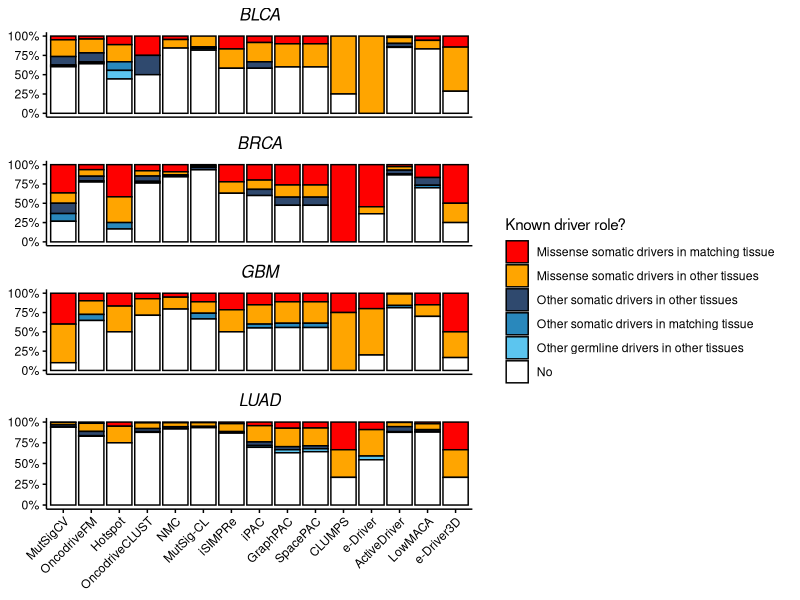

The R source for this figure:
library (ggplot2)
library (reshape)
library (gridExtra)

#THIS IS PART "E" OF THE PLOT

#THIS IS A FUNCTION THAT EXTRACTS THE LEGEND FROM A GGPLOT
#TOOK IT FROM https://github.com/hadley/ggplot2/wiki/Share-a-legend-between-two-ggplot2-graphs

g_legend<-function(a.gplot){
  tmp <- ggplot_gtable(ggplot_build(a.gplot))
  leg <- which(sapply(tmp$grobs, function(x) x$name) == "guide-box")
  legend <- tmp$grobs[[leg]]
  return(legend)}

#BLCA

pred.data <- read.table (file = "../raw_data/matrix_blca.txt", sep = "\t", header = TRUE, check.names = FALSE)
pred.melt <- melt (subset (pred.data, NPat > 4))
sub.analyze <- subset (pred.melt, !(variable %in% c ("NPat", "Group", "Detected")))

sub.analyze$AllDriver <- factor (sub.analyze$AllDriver, levels = c ("Missense somatic drivers in matching tissue",  "Missense somatic drivers in other tissues", "Other somatic drivers in other tissues", "Other somatic drivers in matching tissue", "Other germline drivers in other tissues", "No"))
sub.analyze$variable <- factor (sub.analyze$variable, levels = c ("MutSigCV", "OncodriveFM", "Hotspot", "OncodriveCLUST", "NMC", "MutSig-CL", "iSIMPRe", "iPAC", "GraphPAC", "SpacePAC", "CLUMPS", "e-Driver", "ActiveDriver", "LowMACA", "e-Driver3D"))

sub.blca.plot <- subset (sub.analyze, value < 0.05)
blca.plot <- ggplot (sub.blca.plot, aes (x = variable)) + geom_bar (position = "fill", aes (fill = AllDriver), color = "black") + theme (axis.text = element_text (color = "black"), axis.ticks.y = element_line (color = "black"), axis.ticks.x = element_blank(), axis.line.x = element_line (color = "black"), axis.line.y = element_line (color = "black"), panel.background = element_blank(), axis.text.x = element_blank(), legend.position = "none", axis.title = element_blank()) + scale_y_continuous (labels = scales::percent) + scale_fill_manual (values = c ("#FE0000", "orange","#2F496E", "#2988BC", "#5CC5EF", "white"), name = "Known driver role?") + ggtitle ("BLCA") + theme (plot.title = element_text (hjust = 0.5, size = 12, face = "italic"))

blca.legend <- ggplot (sub.blca.plot, aes (x = variable)) + geom_bar (position = "fill", aes (fill = AllDriver), color = "black") + theme (axis.text = element_text (color = "black"), axis.ticks = element_line (color = "black"), axis.line.x = element_line (color = "black"), axis.line.y = element_line (color = "black"), panel.background = element_blank(), axis.text.x = element_text (angle = 45, hjust = 1), legend.position = "right", axis.title = element_blank()) + scale_y_continuous (labels = scales::percent) + scale_fill_manual (values = c ("#FE0000", "orange","#2F496E", "#2988BC", "#5CC5EF", "white"), name = "Known driver role?") + ggtitle ("BLCA") + theme (plot.title = element_text (hjust = 0.5, size = 12, face = "italic"))
plot.legend <- g_legend (blca.legend)

#NOW BRCA

pred.data <- read.table (file = "../raw_data/matrix_brca.txt", sep = "\t", header = TRUE, check.names = FALSE)
pred.melt <- melt (subset (pred.data, NPat > 4))
sub.analyze <- subset (pred.melt, !(variable %in% c ("NPat", "Group", "Detected")))

sub.analyze$AllDriver <- factor (sub.analyze$AllDriver, levels = c ("Missense somatic drivers in matching tissue",  "Missense somatic drivers in other tissues", "Other somatic drivers in other tissues", "Other somatic drivers in matching tissue", "Other germline drivers in other tissues", "No"))
sub.analyze$variable <- factor (sub.analyze$variable, levels = c ("MutSigCV", "OncodriveFM", "Hotspot", "OncodriveCLUST", "NMC", "MutSig-CL", "iSIMPRe", "iPAC", "GraphPAC", "SpacePAC", "CLUMPS", "e-Driver", "ActiveDriver", "LowMACA", "e-Driver3D"))

sub.brca.plot <- subset (sub.analyze, value < 0.05)
brca.plot <- ggplot (sub.brca.plot, aes (x = variable)) + geom_bar (position = "fill", aes (fill = AllDriver), color = "black") + theme (axis.text = element_text (color = "black"), axis.ticks.y = element_line (color = "black"), axis.ticks.x = element_blank(), axis.line.x = element_line (color = "black"), axis.line.y = element_line (color = "black"), panel.background = element_blank(), axis.text.x = element_blank(), legend.position = "none", axis.title = element_blank()) + scale_y_continuous (labels = scales::percent) + scale_fill_manual (values = c ("#FE0000", "orange","#2F496E", "#2988BC", "#5CC5EF", "white"), name = "Known driver role?") + ggtitle ("BRCA") + theme (plot.title = element_text (hjust = 0.5, size = 12, face = "italic"))

#NOW GBM

pred.data <- read.table (file = "../raw_data/matrix_gbm.txt", sep = "\t", header = TRUE, check.names = FALSE)
pred.melt <- melt (subset (pred.data, NPat > 4))
sub.analyze <- subset (pred.melt, !(variable %in% c ("NPat", "Group", "Detected")))

sub.analyze$AllDriver <- factor (sub.analyze$AllDriver, levels = c ("Missense somatic drivers in matching tissue",  "Missense somatic drivers in other tissues", "Other somatic drivers in other tissues", "Other somatic drivers in matching tissue", "Other germline drivers in other tissues", "No"))
sub.analyze$variable <- factor (sub.analyze$variable, levels = c ("MutSigCV", "OncodriveFM", "Hotspot", "OncodriveCLUST", "NMC", "MutSig-CL", "iSIMPRe", "iPAC", "GraphPAC", "SpacePAC", "CLUMPS", "e-Driver", "ActiveDriver", "LowMACA", "e-Driver3D"))

sub.gbm.plot <- subset (sub.analyze, value < 0.05)
gbm.plot <- ggplot (sub.gbm.plot, aes (x = variable)) + geom_bar (position = "fill", aes (fill = AllDriver), color = "black") + theme (axis.text = element_text (color = "black"), axis.ticks.y = element_line (color = "black"), axis.ticks.x = element_blank(), axis.line.x = element_line (color = "black"), axis.line.y = element_line (color = "black"), panel.background = element_blank(), axis.text.x = element_blank(), legend.position = "none", axis.title = element_blank()) + scale_y_continuous (labels = scales::percent) + scale_fill_manual (values = c ("#FE0000","orange", "#2988BC", "white"), name = "Known driver role?")  + ggtitle ("GBM") + theme (plot.title = element_text (hjust = 0.5, size = 12, face = "italic"))

#NOW LUAD

pred.data <- read.table (file = "../raw_data/matrix_luad.txt", sep = "\t", header = TRUE, check.names = FALSE)
pred.melt <- melt (subset (pred.data, NPat > 4))
sub.analyze <- subset (pred.melt, !(variable %in% c ("NPat", "Group", "Detected")))

sub.analyze$AllDriver <- factor (sub.analyze$AllDriver, levels = c ("Missense somatic drivers in matching tissue",  "Missense somatic drivers in other tissues", "Other somatic drivers in other tissues", "Other somatic drivers in matching tissue", "Other germline drivers in other tissues", "No"))
sub.analyze$variable <- factor (sub.analyze$variable, levels = c ("MutSigCV", "OncodriveFM", "Hotspot", "OncodriveCLUST", "NMC", "MutSig-CL", "iSIMPRe", "iPAC", "GraphPAC", "SpacePAC", "CLUMPS", "e-Driver", "ActiveDriver", "LowMACA", "e-Driver3D"))

sub.luad.plot <- subset (sub.analyze, value < 0.05)
luad.plot <- ggplot (sub.luad.plot, aes (x = variable)) + geom_bar (position = "fill", aes (fill = AllDriver), color = "black") + theme (axis.text = element_text (color = "black"), axis.ticks = element_line (color = "black"), axis.line.x = element_line (color = "black"), axis.line.y = element_line (color = "black"), panel.background = element_blank(), axis.text.x = element_text (angle = 45, hjust = 1), legend.position = "none", axis.title = element_blank()) + scale_y_continuous (labels = scales::percent) + scale_fill_manual (values = c ("#FE0000", "orange", "#2F496E", "#5CC5EF", "white"), name = "Known driver role?") + ggtitle ("LUAD") + theme (plot.title = element_text (hjust = 0.5, size = 12, face = "italic"))

#PUT IT TOGETHER

grid.arrange (arrangeGrob (blca.plot, brca.plot, gbm.plot, luad.plot, ncol = 1, heights = c (3,3,3,5)), plot.legend, ncol = 2, widths = c (3,2))
